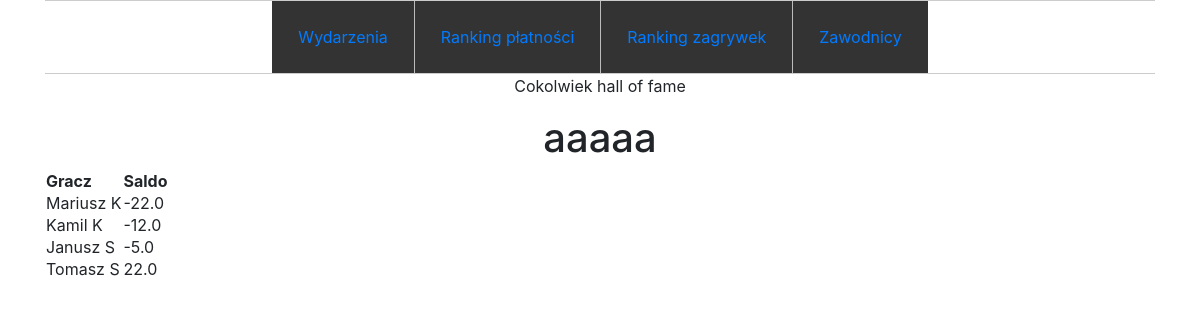
The page /hall-of-fame/ on the database its author committed.
### zapisy/models.py (models this page shows, shortened)
class Player(models.Model):
    name = models.CharField(max_length=64)
    multisport_number = models.CharField(max_length=8, null=True, blank=True)
    excess = models.FloatField(default=0)

### zapisy/views.py (the view)
# urls.py: path('hall-of-fame/', views.HallOfFameView.as_view(), name='hof'),
class HallOfFameView(ListView):
    model = Player
    template_name = "zapisy/hof.html"
    def get_context_data(self,**kwargs):
        context = super().get_context_data(**kwargs)
        player_objects = Player.objects.all()
        players = []
        for player in player_objects:
            entries = Entry.objects.filter(player=player).filter(paid=False)
            balance_ms = entries.filter(multisport=False).aggregate(n=Sum('event__price'))['n'] or 0
            balance_nms = entries.filter(multisport=True).aggregate(n=Sum('event__price_multisport'))['n'] or 0
            entries = Entry.objects.filter(player=player).filter(serves_paid=False)
            balance_serv = entries.aggregate(n=Sum('serves'))['n'] or 0
            balance = player.excess - balance_ms - balance_nms - balance_serv*2
            players.append((player.name, balance))
        players.sort(key = lambda x: x[1])
        context['players'] = players
        return context

### templates/zapisy/hof.html
{% extends "zapisy/base.html" %}
  {% block content %}
  {% load filters %}
    <p>Cokolwiek hall of fame</p>
    <h1>aaaaa</h1>
    <table>
      <thead>
        <th>Gracz</th>
        <th>Saldo</th>
      </thead>
      {% for pl in players %}
        <tr>
          {% for td in pl %}
            <td>{{td}}</td>
          {% endfor %}
        </tr>
      {% endfor %}
    </table>
  {% endblock %}

### zapisy/static/zapisy/css/style.css (style rules this page uses)
body { margin: 0; padding: 0; }

### rows shown on the page
Player: pl "Mariusz K"
Player: pl "Kamil K"
Player: pl "Janusz S"
Player: pl "Tomasz S"

### other values the page prints
{{ td }} "-22.0" "-12.0" "-5.0" "22.0"
